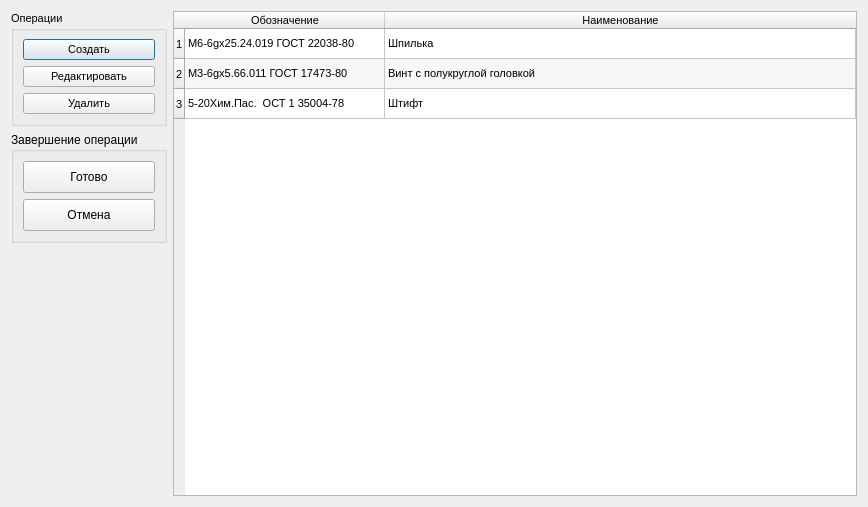
<?xml version="1.0" encoding="UTF-8"?>
<ui version="4.0">
 <class>detailManagingDialog</class>
 <widget class="QDialog" name="detailManagingDialog">
  <property name="geometry">
   <rect>
    <x>0</x>
    <y>0</y>
    <width>868</width>
    <height>507</height>
   </rect>
  </property>
  <property name="windowTitle">
   <string>Детали</string>
  </property>
  <layout class="QGridLayout" name="gridLayout_2">
   <item row="0" column="0">
    <widget class="QGroupBox" name="groupBox_aom_operations">
     <property name="maximumSize">
      <size>
       <width>200</width>
       <height>16777215</height>
      </size>
     </property>
     <property name="font">
      <font>
       <pointsize>8</pointsize>
      </font>
     </property>
     <property name="title">
      <string>Операции</string>
     </property>
     <layout class="QGridLayout" name="gridLayout_4">
      <item row="0" column="0">
       <widget class="QPushButton" name="pushButton_aom_newRecord">
        <property name="font">
         <font>
          <pointsize>8</pointsize>
         </font>
        </property>
        <property name="text">
         <string>Создать</string>
        </property>
        <property name="icon">
         <iconset resource="resources.qrc">
          <normaloff>:/images/res/images/add.png</normaloff>:/images/res/images/add.png</iconset>
        </property>
        <property name="iconSize">
         <size>
          <width>24</width>
          <height>24</height>
         </size>
        </property>
       </widget>
      </item>
      <item row="1" column="0">
       <widget class="QPushButton" name="pushButton_aom_editRecord">
        <property name="font">
         <font>
          <pointsize>8</pointsize>
         </font>
        </property>
        <property name="text">
         <string>Редактировать</string>
        </property>
        <property name="icon">
         <iconset resource="resources.qrc">
          <normaloff>:/images/res/images/edit.png</normaloff>:/images/res/images/edit.png</iconset>
        </property>
        <property name="iconSize">
         <size>
          <width>24</width>
          <height>24</height>
         </size>
        </property>
       </widget>
      </item>
      <item row="2" column="0">
       <widget class="QPushButton" name="pushButton_aom_deleteRecord">
        <property name="font">
         <font>
          <pointsize>8</pointsize>
         </font>
        </property>
        <property name="text">
         <string>Удалить</string>
        </property>
        <property name="icon">
         <iconset resource="resources.qrc">
          <normaloff>:/images/res/images/delete.png</normaloff>:/images/res/images/delete.png</iconset>
        </property>
        <property name="iconSize">
         <size>
          <width>24</width>
          <height>24</height>
         </size>
        </property>
       </widget>
      </item>
     </layout>
    </widget>
   </item>
   <item row="0" column="1" rowspan="3">
    <widget class="myTableWidget" name="tableWidget_aom_detailsTable">
     <property name="font">
      <font>
       <pointsize>8</pointsize>
      </font>
     </property>
     <property name="editTriggers">
      <set>QAbstractItemView::NoEditTriggers</set>
     </property>
     <property name="alternatingRowColors">
      <bool>true</bool>
     </property>
     <property name="selectionMode">
      <enum>QAbstractItemView::SingleSelection</enum>
     </property>
     <property name="selectionBehavior">
      <enum>QAbstractItemView::SelectRows</enum>
     </property>
     <property name="wordWrap">
      <bool>false</bool>
     </property>
     <attribute name="horizontalHeaderDefaultSectionSize">
      <number>200</number>
     </attribute>
     <attribute name="horizontalHeaderStretchLastSection">
      <bool>true</bool>
     </attribute>
     <row>
      <property name="text">
       <string>1</string>
      </property>
     </row>
     <row>
      <property name="text">
       <string>2</string>
      </property>
     </row>
     <row>
      <property name="text">
       <string>3</string>
      </property>
     </row>
     <column>
      <property name="text">
       <string>Обозначение</string>
      </property>
     </column>
     <column>
      <property name="text">
       <string>Наименование</string>
      </property>
     </column>
     <item row="0" column="0">
      <property name="text">
       <string>М6-6gx25.24.019 ГОСТ 22038-80</string>
      </property>
     </item>
     <item row="0" column="1">
      <property name="text">
       <string>Шпилька</string>
      </property>
     </item>
     <item row="1" column="0">
      <property name="text">
       <string>М3-6gx5.66.011 ГОСТ 17473-80</string>
      </property>
     </item>
     <item row="1" column="1">
      <property name="text">
       <string>Винт с полукруглой головкой</string>
      </property>
     </item>
     <item row="2" column="0">
      <property name="text">
       <string>5-20Хим.Пас.  ОСТ 1 35004-78</string>
      </property>
     </item>
     <item row="2" column="1">
      <property name="text">
       <string>Штифт</string>
      </property>
     </item>
    </widget>
   </item>
   <item row="1" column="0">
    <widget class="QGroupBox" name="groupBox">
     <property name="title">
      <string>Завершение операции</string>
     </property>
     <layout class="QGridLayout" name="gridLayout">
      <item row="0" column="0">
       <widget class="QPushButton" name="pushButton_done">
        <property name="minimumSize">
         <size>
          <width>0</width>
          <height>32</height>
         </size>
        </property>
        <property name="text">
         <string>Готово</string>
        </property>
        <property name="icon">
         <iconset resource="resources.qrc">
          <normaloff>:/images/res/images/save.png</normaloff>:/images/res/images/save.png</iconset>
        </property>
        <property name="iconSize">
         <size>
          <width>24</width>
          <height>24</height>
         </size>
        </property>
       </widget>
      </item>
      <item row="1" column="0">
       <widget class="QPushButton" name="pushButton_cancel">
        <property name="minimumSize">
         <size>
          <width>0</width>
          <height>32</height>
         </size>
        </property>
        <property name="text">
         <string>Отмена</string>
        </property>
       </widget>
      </item>
     </layout>
    </widget>
   </item>
   <item row="2" column="0">
    <spacer name="verticalSpacer">
     <property name="orientation">
      <enum>Qt::Vertical</enum>
     </property>
     <property name="sizeHint" stdset="0">
      <size>
       <width>148</width>
       <height>230</height>
      </size>
     </property>
    </spacer>
   </item>
  </layout>
 </widget>
 <customwidgets>
  <customwidget>
   <class>myTableWidget</class>
   <extends>QTableWidget</extends>
   <header>myTableWidget.h</header>
  </customwidget>
 </customwidgets>
 <resources>
  <include location="resources.qrc"/>
 </resources>
 <connections/>
</ui>
